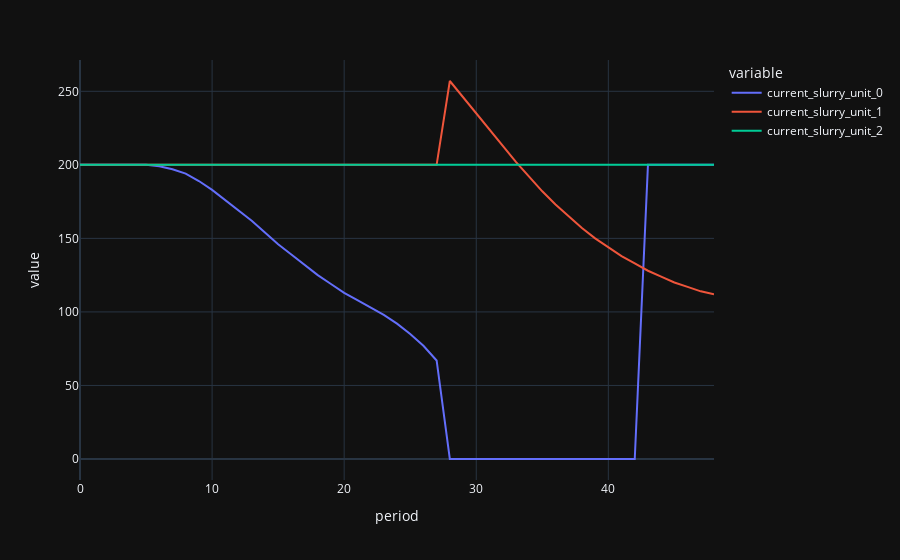

The notebook cell this image was saved under:
### Code cell
fig = px.line(data_frame=state_df, x='period', y=[col for col in state_df.columns if 'slurry' in col])
fig.show()

### Figure 1 — Plotly figure (JSON) as saved in the notebook; plotly's stock layout.template omitted (floating-point values rounded to 4 significant figures)
{"data": [{"hovertemplate": "variable=current_slurry_unit_0<br>period=%{x}<br>value=%{y}<extra></extra>", "legendgroup": "current_slurry_unit_0", "line": {"color": "#636efa", "dash": "solid"}, "mode": "lines", "name": "current_slurry_unit_0", "orientation": "v", "showlegend": true, "type": "scatter", "x": [0, 1, 2, 3, 4, 5, 6, 7, 8, 9, 10, 11, 12, 13, 14, 15, 16, 17, 18, 19, 20, 21, 22, 23, 24, 25, 26, 27, 28, 29, 30, 31, 32, 33, 34, 35, 36, 37, 38, 39, 40, 41, 42, 43, 44, 45, 46, 47, 48], "xaxis": "x", "y": [200.0, 200.0, 200.0, 200.0, 200.0, 200.0, 199.0, 197.0, 194.0, 189.0, 183.0, 176.0, 169.0, 162.0, 154.0, 146.0, 139.0, 132.0, 125.0, 119.0, 113.0, 108.0, 103.0, 98.0, 92.0, 85.0, 77.0, 67.0, 0.0, 0.0, 0.0, 0.0, 0.0, 0.0, 0.0, 0.0, 0.0, 0.0, 0.0, 0.0, 0.0, 0.0, 0.0, 200.0, 200.0, 200.0, 200.0, 200.0, 200.0], "yaxis": "y"}, {"hovertemplate": "variable=current_slurry_unit_1<br>period=%{x}<br>value=%{y}<extra></extra>", "legendgroup": "current_slurry_unit_1", "line": {"color": "#EF553B", "dash": "solid"}, "mode": "lines", "name": "current_slurry_unit_1", "orientation": "v", "showlegend": true, "type": "scatter", "x": [0, 1, 2, 3, 4, 5, 6, 7, 8, 9, 10, 11, 12, 13, 14, 15, 16, 17, 18, 19, 20, 21, 22, 23, 24, 25, 26, 27, 28, 29, 30, 31, 32, 33, 34, 35, 36, 37, 38, 39, 40, 41, 42, 43, 44, 45, 46, 47, 48], "xaxis": "x", "y": [200.0, 200.0, 200.0, 200.0, 200.0, 200.0, 200.0, 200.0, 200.0, 200.0, 200.0, 200.0, 200.0, 200.0, 200.0, 200.0, 200.0, 200.0, 200.0, 200.0, 200.0, 200.0, 200.0, 200.0, 200.0, 200.0, 200.0, 200.0, 257.0, 246.0, 235.0, 224.0, 213.0, 202.0, 192.0, 182.0, 173.0, 165.0, 157.0, 150.0, 144.0, 138.0, 133.0, 128.0, 124.0, 120.0, 117.0, 114.0, 112.0], "yaxis": "y"}, {"hovertemplate": "variable=current_slurry_unit_2<br>period=%{x}<br>value=%{y}<extra></extra>", "legendgroup": "current_slurry_unit_2", "line": {"color": "#00cc96", "dash": "solid"}, "mode": "lines", "name": "current_slurry_unit_2", "orientation": "v", "showlegend": true, "type": "scatter", "x": [0, 1, 2, 3, 4, 5, 6, 7, 8, 9, 10, 11, 12, 13, 14, 15, 16, 17, 18, 19, 20, 21, 22, 23, 24, 25, 26, 27, 28, 29, 30, 31, 32, 33, 34, 35, 36, 37, 38, 39, 40, 41, 42, 43, 44, 45, 46, 47, 48], "xaxis": "x", "y": [200.0, 200.0, 200.0, 200.0, 200.0, 200.0, 200.0, 200.0, 200.0, 200.0, 200.0, 200.0, 200.0, 200.0, 200.0, 200.0, 200.0, 200.0, 200.0, 200.0, 200.0, 200.0, 200.0, 200.0, 200.0, 200.0, 200.0, 200.0, 200.0, 200.0, 200.0, 200.0, 200.0, 200.0, 200.0, 200.0, 200.0, 200.0, 200.0, 200.0, 200.0, 200.0, 200.0, 200.0, 200.0, 200.0, 200.0, 200.0, 200.0], "yaxis": "y"}], "layout": {"legend": {"title": {"text": "variable"}, "tracegroupgap": 0}, "margin": {"t": 60}, "xaxis": {"anchor": "y", "domain": [0.0, 1.0], "title": {"text": "period"}}, "yaxis": {"anchor": "x", "domain": [0.0, 1.0], "title": {"text": "value"}}}}
